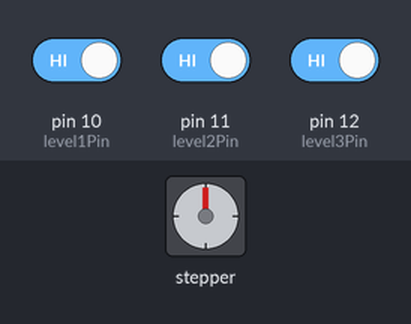
A program run on a simulated Arduino Uno, built with avr-gcc and run on an emulated ATmega328P. Parts: stepper motor. The inputs (shaded band) are chosen by the test bench; at power-on: pin 11 (level2Pin) HIGH, pin 10 (level1Pin) HIGH, pin 12 (level3Pin) HIGH. Stepper angles assume 200 steps per turn; what the program prints to the serial monitor is not drawn.

Above: at 15.1 s.
15.2 s: pin 11 (level2Pin) driven LOW
At 15.65 s:
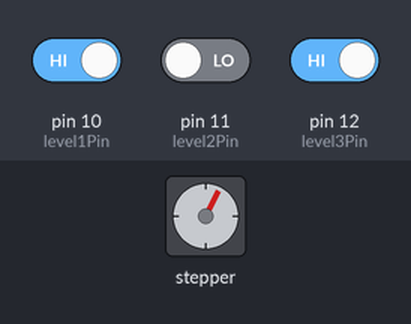
At 16.25 s:
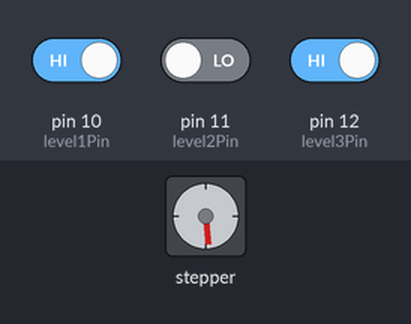
18.2 s: pin 10 (level1Pin) driven LOW
21.2 s: pin 11 (level2Pin) driven HIGH
24.2 s: pin 12 (level3Pin) driven LOW
27.2 s: pin 10 (level1Pin) driven HIGH and pin 11 (level2Pin) driven LOW
At 27.65 s:
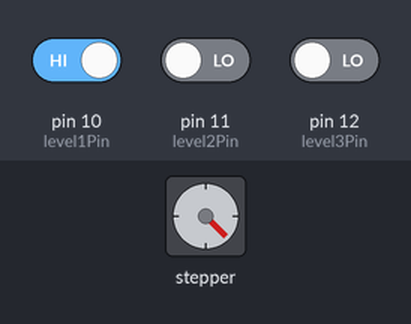
Timing chart, 0 to 31.2 s (numbered marks = the images above; inputs shaded):
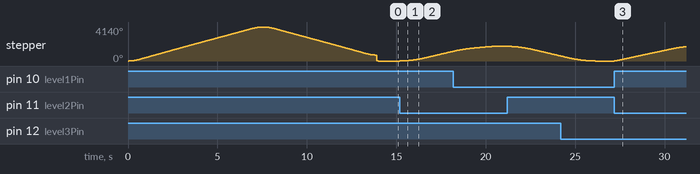

Measured:
- after the input at 15.2 s, stepper: keeps turning clockwise at about 398°/s, starting at once
- after the input at 27.2 s, stepper: keeps turning clockwise at about 438°/s, starting at once
- by itself, stepper: turns 4140° clockwise in 7.5 s, then 4140° counter-clockwise in 6.4 s

The program:

main.cpp
```cpp
#include <AccelStepper.h>
#include <Arduino.h>

// Defines pins numbers
const int stepPin = 3;
const int dirPin = 2;
const int level3Pin = 12;
const int level2Pin = 11;
const int level1Pin = 10;
#define motorInterfaceType 1

int currLevel = 1;
int nextLevel = 0;

const int level3 = 1900;
const int level2 = 1000;
const int level1 = 0;
const int top = 2300;
const int baseFromTop = top-1900;

// Creates an instance
AccelStepper myStepper(motorInterfaceType, stepPin, dirPin);

void setup() {
  Serial.begin(115200);
  pinMode(level3Pin, INPUT_PULLUP);
  pinMode(level2Pin, INPUT_PULLUP);
  pinMode(level1Pin, INPUT_PULLUP);
  // set the maximum speed, acceleration factor,
  // initial speed and the target position
  myStepper.setCurrentPosition(0);
  myStepper.setMaxSpeed(400);
  myStepper.setAcceleration(600);
  myStepper.setSpeed(400);
  myStepper.moveTo(top);
  int initStep = 0;
  while (true) {
    if (initStep == 0 && myStepper.currentPosition() == top) {
      initStep = 1;
      myStepper.moveTo(baseFromTop);
    }
    if (initStep == 1 && myStepper.currentPosition() == baseFromTop) {
      initStep = 2;
    }
    if (initStep == 2) {
			break;
    }
		Serial.println(myStepper.currentPosition());
    myStepper.run();
  }
  myStepper.setCurrentPosition(0);
  myStepper.setMaxSpeed(300);
  myStepper.setAcceleration(200);
  myStepper.setSpeed(300);
}

void loop() {
  // Move the motor one step
  // Change direction once the motor reaches target position
  int button3 = digitalRead(level3Pin);
  int button2 = digitalRead(level2Pin);
  int button1 = digitalRead(level1Pin);
  if (button3 == 0 && nextLevel != 3) {
    nextLevel = 3;
    myStepper.moveTo(level3);
  }
  if (button2 == 0 && nextLevel != 2) {
    nextLevel = 2;
    myStepper.moveTo(level2);
  }
  if (button1 == 0 && nextLevel != 1) {
    nextLevel = 1;
    myStepper.moveTo(level1);
  }
  myStepper.run();
}
```
